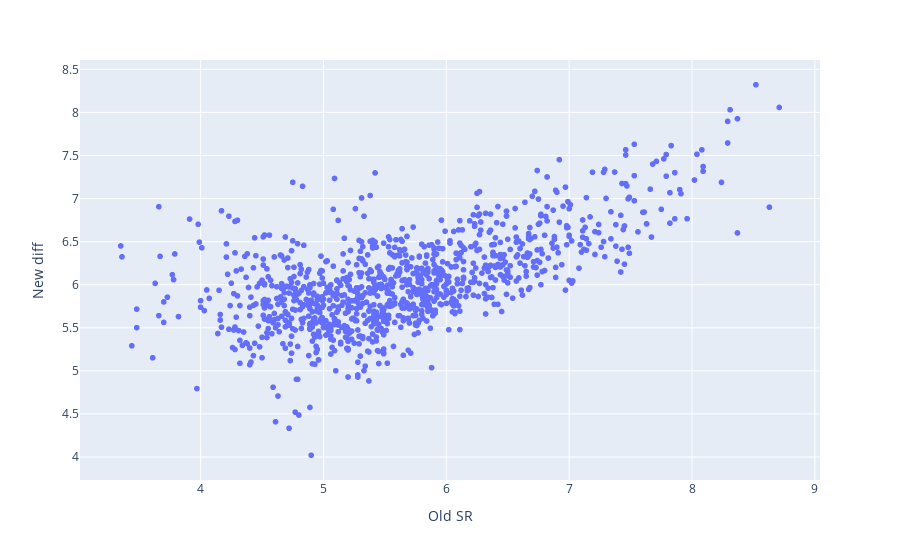

Notebook source saved alongside this figure:
### Code cell
# plotly
import plotly.express as px
import pandas as pd

data = {
    'Old SR': xs, 
    'New diff': ys, 
    'Name': ["%s - %s [%s]" % (m.beatmapset.artist, m.beatmapset.title, m.version) for m in ms],
    'OD': [m.accuracy for m in ms],
    'totalPC': [m.playcount for m in ms],
}
df = pd.DataFrame(data)

fig = px.scatter(df, x = 'Old SR', y = 'New diff', hover_data = ['Name', 'Old SR', 'totalPC', 'OD', 'New diff'])
fig.show()

### Figure 1 — Plotly figure (JSON) as saved in the notebook; plotly's stock layout.template omitted (floating-point values rounded to 4 significant figures; data arrays with more than 128 entries replaced by an {"elided": "..."} marker saying what was removed)
{"data": [{"customdata": {"elided": "1079x3 mixed values"}, "hovertemplate": "Old SR=%{x}<br>New diff=%{y}<br>Name=%{customdata[0]}<br>totalPC=%{customdata[1]}<br>OD=%{customdata[2]}<extra></extra>", "legendgroup": "", "marker": {"color": "#636efa", "symbol": "circle"}, "mode": "markers", "name": "", "showlegend": false, "type": "scattergl", "x": {"elided": "1079 float values"}, "xaxis": "x", "y": {"elided": "1079 float values"}, "yaxis": "y"}], "layout": {"legend": {"tracegroupgap": 0}, "margin": {"t": 60}, "xaxis": {"anchor": "y", "domain": [0, 1], "title": {"text": "Old SR"}}, "yaxis": {"anchor": "x", "domain": [0, 1], "title": {"text": "New diff"}}}}
